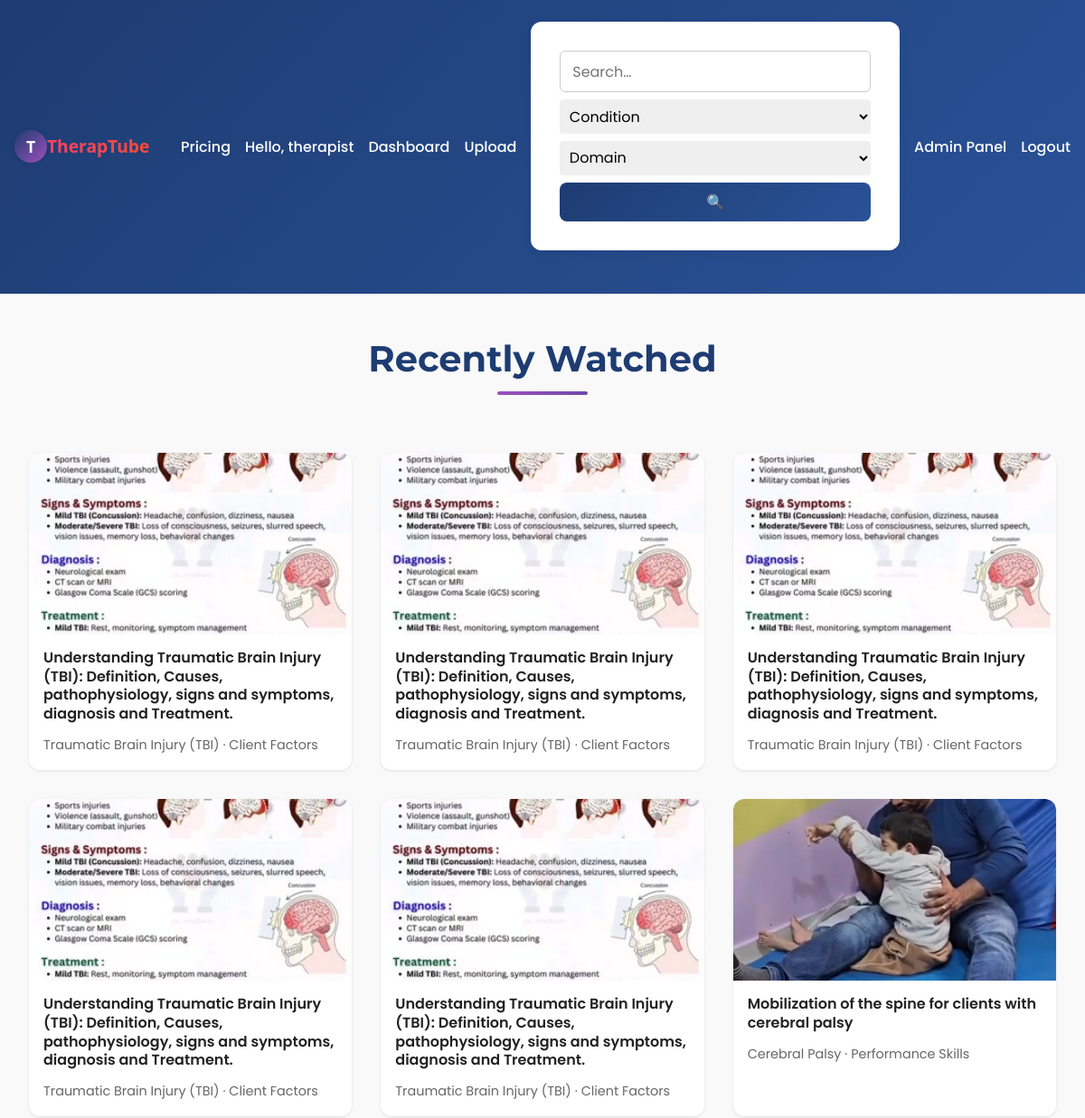
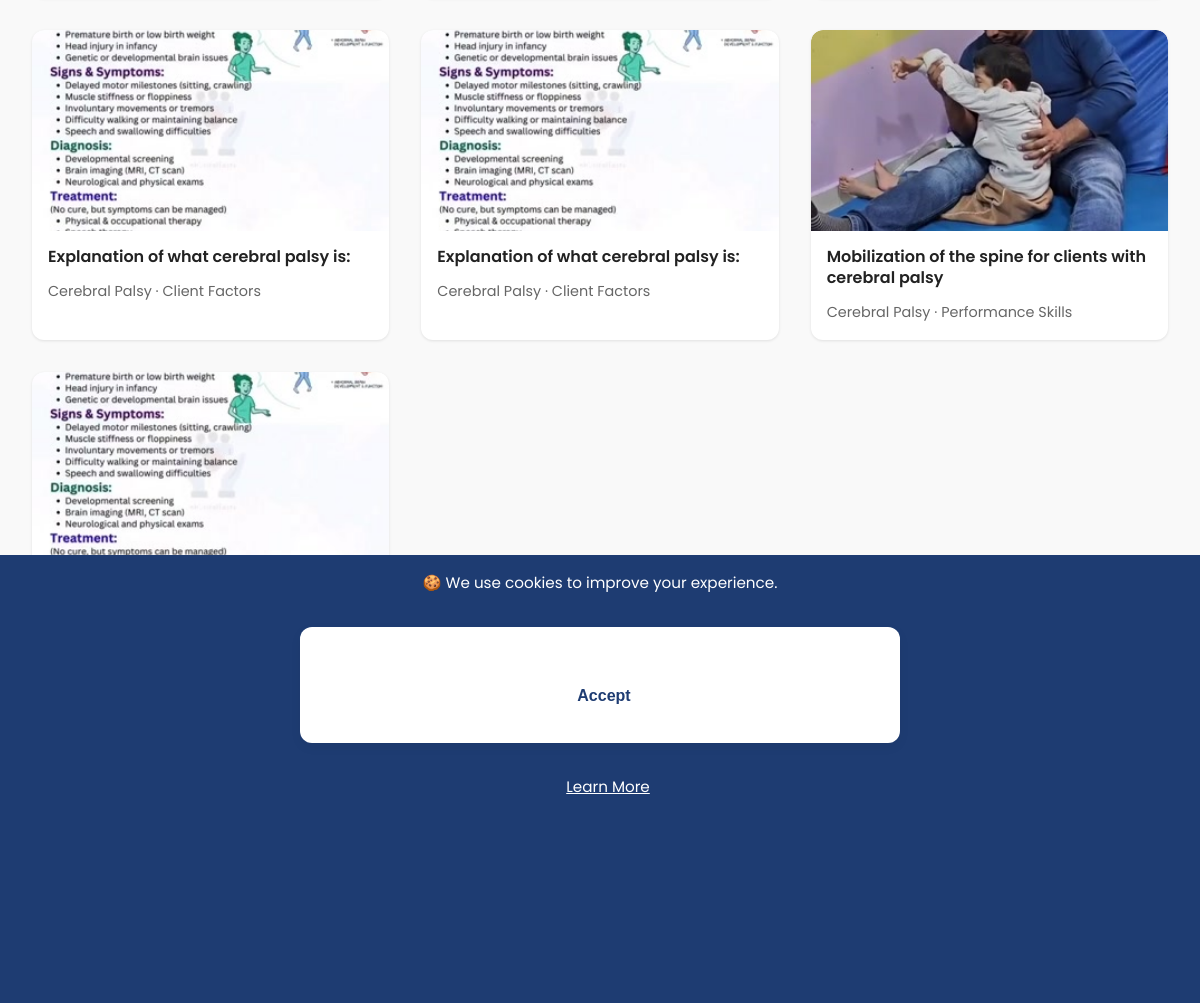
Page /recent (signed in) on the committed database (2 pictures, top to bottom).
### app.py (models this page shows, shortened)
class User(db.Model, UserMixin):
    id = db.Column(db.Integer, primary_key=True)
    username = db.Column(db.String(80), unique=True, nullable=False)
    email    = db.Column(db.String(120), unique=True)
    invite_code_used = db.Column(db.String(36))
    password_hash = db.Column(db.String(128), nullable=False)
    role = db.Column(db.String(32), nullable=False)

class Media(db.Model):
    id = db.Column(db.Integer, primary_key=True)
    filename = db.Column(db.String(200), nullable=False)
    thumbnail = db.Column(db.String(200))
    title = db.Column(db.String(120), nullable=False)
    description = db.Column(db.Text, nullable=True)
    category = db.Column(db.String(80), nullable=True)
    otpf_domain = db.Column(db.String(50))
    for_name = db.Column(db.String(50))
    target_condition = db.Column(db.String(50))
    uploader_id = db.Column(db.Integer, db.ForeignKey('user.id'))
    view_count = db.Column(db.Integer, default=0)
    uploader = db.relationship('User', backref='media')
    upload_time = db.Column(db.DateTime, default=datetime.utcnow)

### app.py (the view)
@app.route('/recent')
@login_required # User must be logged in
@subscription_required # User must have an active subscription (if client)
def recent():
    current_utc_year = datetime.now(timezone.utc).year
    history = (
        WatchHistory.query.filter_by(user_id=current_user.id)
        .order_by(WatchHistory.watched_at.desc())
        .limit(10)
        .all()
    )
    media_ids = [h.media_id for h in history]
    media = Media.query.filter(Media.id.in_(media_ids)).all()
    media_map = {m.id: m for m in media}
    ordered_media = [media_map[h.media_id] for h in history if h.media_id in media_map]
    return render_template('recent.html', media=ordered_media, taxonomy=TAXONOMY,
                                history=history, current_year=current_utc_year)

### app.py (called while the page is built)
@app.context_processor
def inject_global_data():
    has_sub = False
    if current_user.is_authenticated:
        has_sub = has_active_subscription(current_user)
    return {
        'app_version': APP_VERSION,  # Assuming APP_VERSION is defined globally or from config
        'utc_now': datetime.now(timezone.utc),
        'has_active_subscription': has_active_subscription, # Make the function itself available
        'current_user': current_user, # Flask-Login usually injects this, but explicit is fine
        'user_has_active_subscription': has_sub # A boolean flag for simpler checks in templates
    }

@login_manager.user_loader
def load_user(user_id):
    return User.query.get(int(user_id))

def has_active_subscription(user):
    if not user.is_authenticated or user.role != 'client':
        return False
    latest = Subscription.query.filter_by(user_id=user.id).order_by(Subscription.timestamp.desc()).first()
    if not latest:
        return False
    return latest.expires_at >= datetime.utcnow()

def subscription_required(f):
    @wraps(f)
    def wrapper(*args, **kwargs):
        if current_user.is_authenticated and current_user.role == 'therapist':
            return f(*args, **kwargs) # Therapists can proceed
        if not has_active_subscription(current_user):
            flash("You must subscribe to access this page.", "warning")
            return redirect(url_for("pricing"))
        return f(*args, **kwargs)
    return wrapper

### templates/recent.html (shortened to what this page needs)
{% extends 'base.html' %}
{% block content %}
<link rel="stylesheet" href="{{ url_for('static', filename='recent.css') }}">
<div class="recent-media-container">
    <h1 class="dashboard-title">Recently Watched</h1>
    <div class="media-grid">
        {% for item in media %}
            {% if current_user.is_authenticated and (current_user.role == 'therapist' or has_active_subscription(current_user)) %}
                <div class="media-card">
                    <a href="{{ url_for('watch', media_id=item.id) }}" class="media-link">
                        <div class="media-card-thumbnail">
                            <img src="{{ url_for('static', filename='uploads/thumbs/' + item.thumbnail) }}" alt="{{ item.title }}">
                        </div>
                        <div class="media-card-content">
                            <p class="media-card-title">{{ item.title }}</p>
                            <small class="media-card-meta">{{ item.target_condition }} · {{ item.otpf_domain }}</small>
                        </div>
                    </a>
                </div>
            {% endif %}
        {% else %}
            <div class="no-media-message">
                <p>No recent views.</p>
            </div>
        {% endfor %}
    </div>
</div>
{% endblock %}

### templates/base.html (shortened to what this page needs)
<!doctype html>
<html lang="en">
<head>
    <link rel="stylesheet" href="{{ url_for('static', filename='style.css') }}">
    <link rel="stylesheet" href="https://cdnjs.cloudflare.com/ajax/libs/font-awesome/6.5.0/css/all.min.css">
</head>
<body>
    <nav class="navbar">
        <div class="nav-brand">
            {% if current_user.is_authenticated %}
                {% if current_user.role == 'client' %}
                    <a href="{{ url_for('client_dashboard') }}">
                        <div class="logo-circle animate-spin">
                            <span class="logo-text">T</span>
                        </div>
                        <span class="brand-text">TherapTube</span>
                    </a>
                {% elif current_user.role == 'therapist' %}
                    <a href="{{ url_for('therapist_dashboard') }}">
                        <div class="logo-circle animate-spin">
                            <span class="logo-text">T</span>
                        </div>
                        <span class="brand-text">TherapTube</span>
                    </a>
                {% endif %}
            {% endif %}
        </div>
        <div class="nav-links">
            <a href="{{ url_for('pricing') }}">Pricing</a>
            {% if current_user.is_authenticated %}
                <span class="user-greet">Hello, {{ current_user.username }}
                </span>
                {% if current_user.role == 'client' %}
                    <a href="{{ url_for('client_dashboard') }}">Dashboard</a>
                    {% if has_active_subscription(current_user) %}
                        <a href="{{ url_for('progress') }}">My Progress</a>
                        <a href="{{ url_for('recent') }}">Recently Watched</a>
                        <form action="{{ url_for('search') }}" method="get" class="search-form">
                            <input type="text" name="q" placeholder="Search…" value="{{ request.args.get('q','') }}">
                            <select name="condition" aria-label="Select a condition">
                                <option value="">Condition</option>
                                {% for c in taxonomy.conditions %}
                                    <option value="{{ c }}" {% if request.args.get('condition')==c %}selected{% endif %}>{{ c }}</option>
                                {% endfor %}
                            </select>
                            <select name="otpf_domain" aria-label="Select an OTPF domain">
                                <option value="">Domain</option>
                                {% for d in taxonomy.otpf_domains %}
                                    <option value="{{ d }}" {% if request.args.get('otpf_domain')==d %}selected{% endif %}>{{ d }}</option>
                                {% endfor %}
                            </select>
                            <button type="submit" class="search-btn">🔍</button>
                        </form>
                    {% endif %}
                {% elif current_user.role == 'therapist' %}
                    <a href="{{ url_for('therapist_dashboard') }}">Dashboard</a>
                    <a href="{{ url_for('upload') }}">Upload</a>
                    <form action="{{ url_for('search') }}" method="get" class="search-form">
                        <input type="text" name="q" placeholder="Search…" value="{{ request.args.get('q','') }}">
                        <select name="condition" aria-label="Select a condition">
                            <option value="">Condition</option>
                        </select>
                        <select name="otpf_domain" aria-label="Select an OTPF domain">
                            <option value="">Domain</option>
                        </select>
                        <button type="submit" class="search-btn">🔍</button>
                    </form>
                    <a href="{{ url_for('admin_dashboard') }}">Admin Panel</a>
                {% endif %}
                <a href="{{ url_for('logout') }}">Logout</a>
            {% else %}
                <a href="{{ url_for('login') }}">Login</a>
                <a href="{{ url_for('register') }}">Register</a>
            {% endif %}
        </div>
    </nav>
    <div class="container">
        {% block content %}{% endblock %}
    </div>
    <footer class="footer sticky-footer">
        <div class="footer-top">
            <span>&copy; {{ current_year }} TherapTube</span>
            <span>Version {{ app_version }}</span>
            <span>Designed by Atom De Legend</span>
            <span>
                <a href="mailto:info@example.com">Contact</a> |
                <a href="{{ url_for('privacy') }}">Privacy</a> |
                <a href="{{ url_for('terms') }}">Terms</a> |
                <a href="{{ url_for('cookies') }}">Cookies</a> |
                <a href="{{ url_for('about') }}">About</a>
            </span>
        </div>
    </footer>
    {% if not request.cookies.get('cookies_accepted') %}
        <div id="cookie-banner" class="cookie-banner">
            🍪 We use cookies to improve your experience.
            <form method="post" action="{{ url_for('accept_cookies') }}" class="cookie-inline-form">
                <button type="submit">Accept</button>
            </form>
            <a href="{{ url_for('cookies') }}">Learn More</a>
        </div>
    {% endif %}
</body>

### static/style.css (style rules this page uses)
:root { --color-primary: #1e3c72; --color-primary-light: #2a5298; --color-accent: #9d50bb; --color-accent-dark: #6e48aa; --color-bg: #f9f9f9; --color-text: #222; --color-white: #fff; --gradient-primary: linear-gradient(135deg, var(--color-primary), var(--color-primary-light)); --gradient-accent: linear-gradient(135deg, var(--color-accent), var(--color-accent-dark)); }
* { margin: 0; padding: 0; box-sizing: border-box; }
body { font-family: 'Segoe UI', sans-serif; background: var(--color-bg); color: var(--color-text); line-height: 1.6; }
a { text-decoration: none; color: var(--color-primary); transition: 0.3s ease; }
.container { max-width: 1200px; margin: auto; padding: 1rem; }
.navbar { background: var(--gradient-primary); padding: 1rem; display: flex; flex-wrap: wrap; align-items: center; justify-content: space-between; position: sticky; top: 0; z-index: 1000; }
.nav-brand { display: flex; align-items: center; gap: 0.5rem; }
.nav-brand a { display: flex; align-items: center; text-decoration: none; color: var(--color-primary); font-size: 1.4rem; font-weight: bold; }
.logo-circle { width: 36px; height: 36px; background: linear-gradient(135deg, var(--color-primary), var(--color-accent)); border-radius: 50%; display: flex; justify-content: center; align-items: center; box-shadow: 0 0 6px rgba(0,0,0,0.15); }
.logo-text { color: #fff; font-weight: bold; font-size: 1.1rem; font-family: 'Segoe UI', sans-serif; }
.animate-spin { animation: slowSpin 6s linear infinite; }
.brand-text { font-weight: bold; font-size: 1.2rem; background: linear-gradient(45deg, #ff416c, #ff4b2b); -webkit-background-clip: text; background-clip: text; -webkit-text-fill-color: transparent; font-family: 'Segoe UI', sans-serif; }
.nav-links { display: flex; flex-wrap: wrap; gap: 1rem; align-items: center; }
.nav-links a, .user-greet { color: var(--color-white); font-weight: 500; }
.search-form { display: flex; flex-wrap: wrap; gap: 0.5rem; margin-top: 0.5rem; }
.search-form input, .search-form select { padding: 0.4rem; border-radius: 4px; border: none; outline: none; }
.search-form input { flex: 1; min-width: 150px; }
.media-grid { display: grid; grid-template-columns: repeat(auto-fit, minmax(200px, 1fr)); gap: 1rem; margin-top: 1rem; }
.footer { background: var(--gradient-accent); color: var(--color-white); text-align: center; padding: 1rem 0; margin-top: 2rem; }
.footer-top span { display: block; margin: 0.3rem 0; }
.footer-top a { color: var(--color-white); font-weight: 500; }
.container { padding-bottom: 120px; }
form { background: var(--color-white); max-width: 600px; margin: 2rem auto; padding: 2rem; border-radius: 12px; box-shadow: 0 4px 12px rgba(0,0,0,0.05); display: flex; flex-direction: column; gap: 1.25rem; }
input[type="text"], textarea, select, input[type="file"] { padding: 0.6rem 0.8rem; border: 1px solid #ccc; border-radius: 6px; font-size: 1rem; font-family: inherit; width: 100%; }
button[type="submit"] { background: var(--gradient-primary); color: var(--color-white); padding: 0.75rem 1.5rem; border: none; border-radius: 8px; font-weight: bold; font-size: 1rem; cursor: pointer; transition: background 0.3s ease; }
.cookie-banner { position: fixed; bottom: 0; left: 0; width: 100%; height: 20%; background: var(--color-primary); color: #fff; padding: 1rem; text-align: center; z-index: 9999; font-size: 0.95rem; }
.cookie-banner button { margin-left: 0.5rem; margin-top: 1.3rem; background: #fff; color: var(--color-primary); border: none; padding: 0.4rem 0.8rem; border-radius: 4px; cursor: pointer; }
.cookie-banner a { color: #fff; margin-left: 1rem; text-decoration: underline; }

### rows in the picture
User: username "therapist"
Media: thumbnail (picture), title "Understanding Traumatic Brain Injury (TBI): Definition, Causes, pathophysiology, signs and symptoms, diagnosis and Treatment.", target_condition "Traumatic Brain Injury (TBI)", otpf_domain "Client Factors"
Media: thumbnail (picture), title "Mobilization of the spine for clients with cerebral palsy", target_condition "Cerebral Palsy", otpf_domain "Performance Skills"
Media: thumbnail (picture), title "Explanation of what cerebral palsy is:", target_condition "Cerebral Palsy", otpf_domain "Client Factors"
